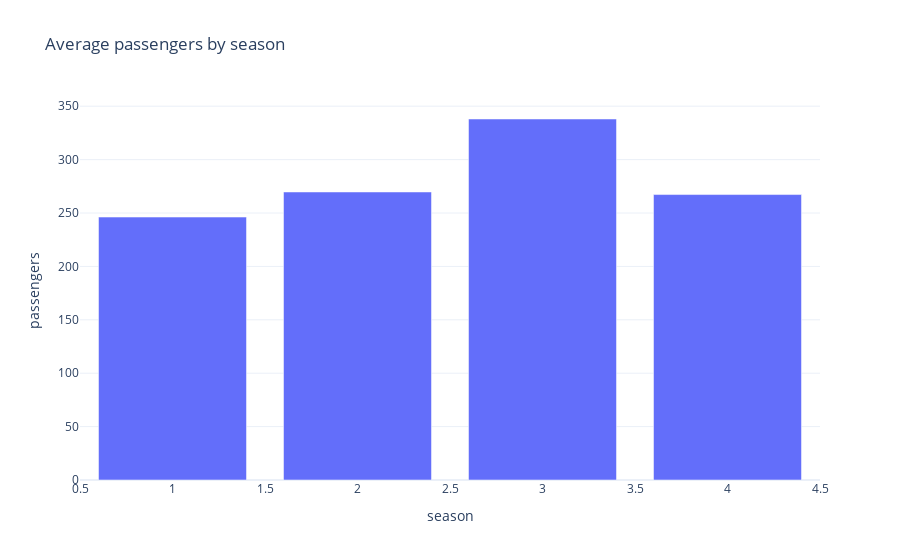

Source (notebook cell):
### Markdown cell above
Plot the number of passengers for each month.

### Code cell
passengers_season = (
  passengers_augmented.groupby("season").mean().reset_index()[["season", "passengers"]]
)
px.bar(
  passengers_season, x="season", y="passengers", title="Average passengers by season"
).show()

### Figure 1 — Plotly figure (JSON) as saved in the notebook; plotly's stock layout.template omitted (floating-point values rounded to 4 significant figures)
{"data": [{"alignmentgroup": "True", "hovertemplate": "season=%{x}<br>passengers=%{y}<extra></extra>", "legendgroup": "", "marker": {"color": "#636efa", "pattern": {"shape": ""}}, "name": "", "offsetgroup": "", "orientation": "v", "showlegend": false, "textposition": "auto", "type": "bar", "x": [1, 2, 3, 4], "xaxis": "x", "y": [246.2, 269.7, 338.0, 267.3], "yaxis": "y"}], "layout": {"barmode": "relative", "legend": {"tracegroupgap": 0}, "title": {"text": "Average passengers by season"}, "xaxis": {"anchor": "y", "domain": [0, 1], "title": {"text": "season"}}, "yaxis": {"anchor": "x", "domain": [0, 1], "title": {"text": "passengers"}}}}
